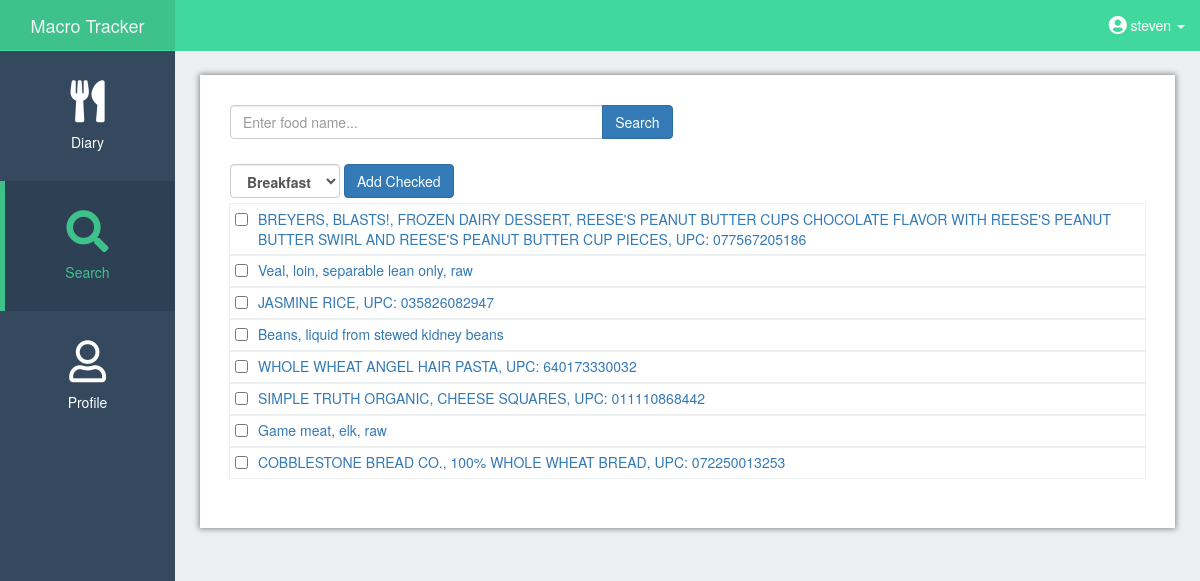
Page /search (signed in) on the earlier database version.
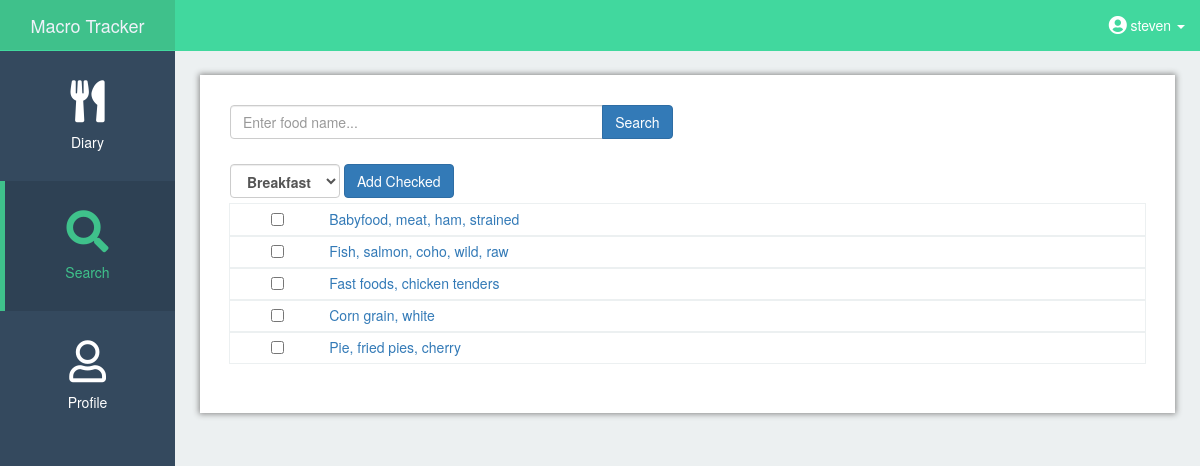
Same page on the later database version.
### app/models.py (models this page shows, shortened)
class Food(db.Model):
    id = db.Column(db.Integer, primary_key=True)
    food_name = db.Column(db.String(140))
    kcal = db.Column(db.Numeric(10, 0))
    protein = db.Column(db.Numeric(10, 0))
    fat = db.Column(db.Numeric(10, 0))
    carbs = db.Column(db.Numeric(10, 0))
    meal = db.Column(db.String(64))
    ndbno = db.Column(db.String(64))
    unit = db.Column(db.String(64))
    count = db.Column(db.Numeric(10, 2))
    date = db.Column(db.String(64), index=True,
                     default=datetime.utcnow().strftime('%B %d, %Y'))
    user_id = db.Column(db.Integer, db.ForeignKey('user.id'))

### app/routes.py (the view, shortened to what this page needs)
@app.route('/search', methods=['GET', 'POST'])
@app.route('/search/<string:date>/<string:meal>', methods=['GET', 'POST'])
@login_required
def search(date=None, meal=None):
    form = SearchForm()
    if request.method == 'GET':
        food_list_clean = []
        recent_list = True
        recent_foods = Food.query.filter_by(user_id=current_user.get_id()).order_by(
            desc(Food.id)).group_by(Food.food_name)
        for food in recent_foods:
            food_list_clean.append((food.food_name, food.ndbno, food.id))
        return render_template('search.html', form=form, food_list_clean=food_list_clean,
                               recent_list=recent_list, date=date, meal=meal)

### app/forms.py
class SearchForm(FlaskForm):
    search = StringField('Search', validators=[DataRequired()])

### app/models.py (called while the page is built)
@login.user_loader
def load_user(id):
    return User.query.get(int(id))

### app/templates/search.html (shortened to what this page needs)
{% extends 'base.html' %} {% block app_content %}{% block styles %} {{super()}}
<link rel="stylesheet" href="{{url_for('.static', filename='search.css')}}">{% endblock %}
<div id="page-wrapper">
	<div class="container-fluid main-content-fluid">
		<div class="row">
			<form method='post'>
				<div class="col-sm-6 col-xs-12">
					<div class="input-group">
						{{ form.search(class="form-control", placeholder="Enter food name...") }}
						<span class="input-group-btn">
							<button type="submit" class="btn btn-primary mb-2" name="action" value="search">Search</button>
						</span>
					</div>
				</div>
			</form>
		</div>
		<form action="" method=POST>
			<table class="table table-condensed table-custom">
				{% if recent_list == True %}
				<tr>
					<th colspan="2">
						<div class="form-inline">
							{% if meal == None %}
							<select name="mealselect" class="form-control" id="sel1">
								<option>Breakfast</option>
							</select>
							{% endif %}
							<button type="submit" class="btn btn-primary" name="action" value="multiadd">Add Checked</button>
						</div>
					</th>
				</tr>
				{% endif %} {% for food_name in food_list_clean %}
				{% if food_name[0] != 'Quick Add' %}
				<tr class="content-rows">
					{% if recent_list == True %}
					<td class="text-center">
						<input type="checkbox" name="selected" value="{{ food_name[2] }}">
					</td>
					{% endif %}
					<td>
						<a href="{{ url_for('get_nutrition', ndbno = food_name[1], meal=meal, date=date) }}">{{ food_name[0] }}</a>
					</td>
				</tr>
				{% endif %}
				{% endfor %}
			</table>
		</form>
	</div>
</div>
</div>
{% endblock %}

Differences in the rows shown:
no longer on this page (row edited): Food: food_name "BREYERS, BLASTS!, FROZEN DAIRY DESSERT, REESE'S PEANUT BUTTER CUPS CHOCOLATE FLAVOR WITH REESE'S PEANUT BUTTER SWIRL AND REESE'S PEANUT BUTTER CUP PIECES, UPC: 077567205186"
no longer on this page (row edited): Food: food_name "Veal, loin, separable lean only, raw"
removed Food: food_name "JASMINE RICE, UPC: 035826082947"
removed Food: food_name "Beans, liquid from stewed kidney beans"
removed Food: food_name "WHOLE WHEAT ANGEL HAIR PASTA, UPC: 640173330032"
removed Food: food_name "SIMPLE TRUTH ORGANIC, CHEESE SQUARES, UPC: 011110868442"
removed Food: food_name "Game meat, elk, raw"
removed Food: food_name "COBBLESTONE BREAD CO., 100% WHOLE WHEAT BREAD, UPC: 072250013253"
added Food: food_name "Babyfood, meat, ham, strained"
added Food: food_name "Fish, salmon, coho, wild, raw"
added Food: food_name "Fast foods, chicken tenders"
now on this page (row edited): Food: food_name "Corn grain, white"
added Food: food_name "Pie, fried pies, cherry"
